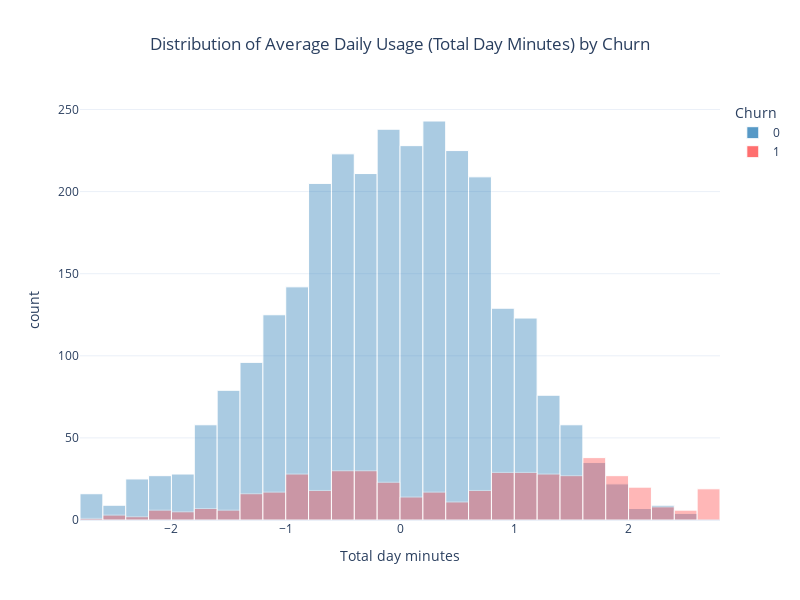
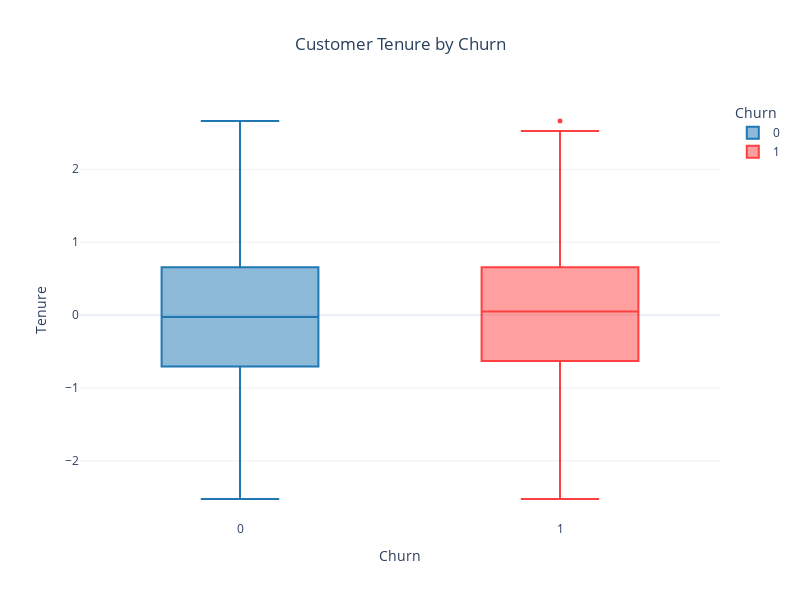
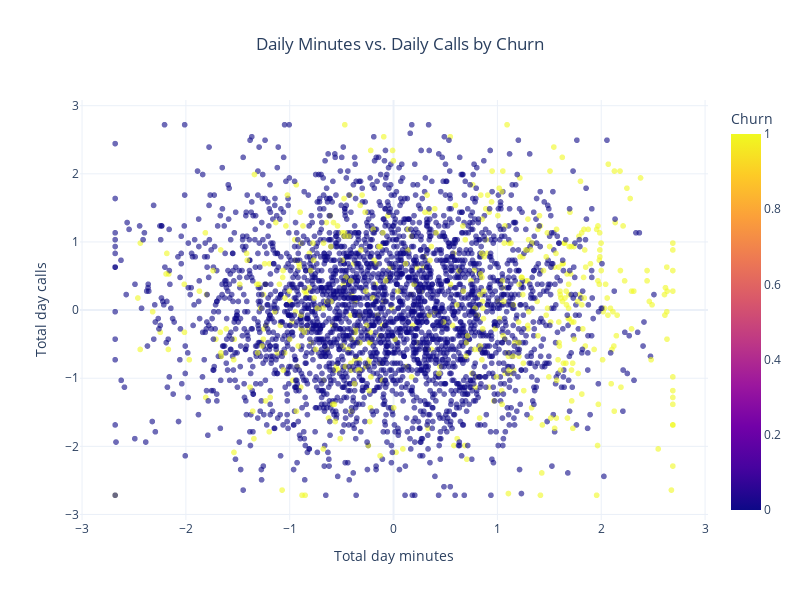
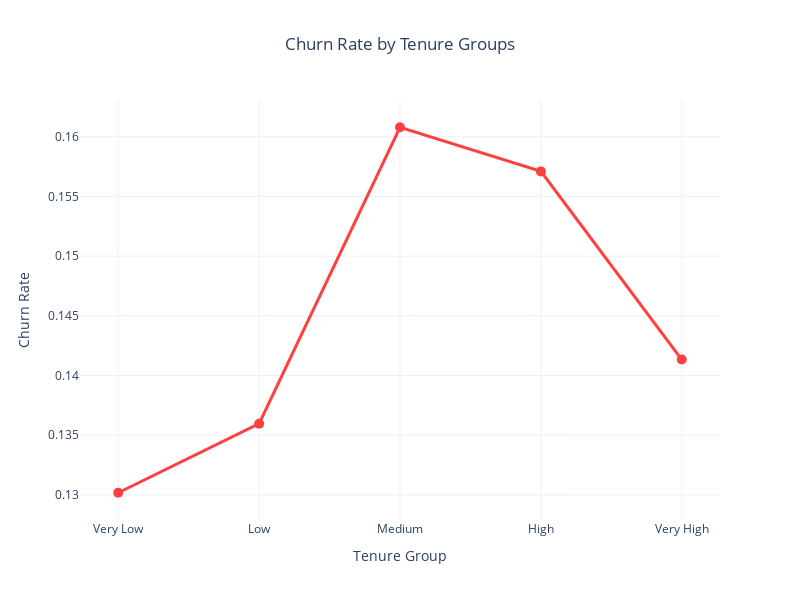

Notebook code cell kept with these figures, in order:
### Markdown cell above
# ========================
# 3. Data Visualization
# ========================

### Code cell
# Check if Tenure is used in the dashboard's box plot
tenure_in_dashboard = len(numerical_cols) > 1 and second_num_feature == 'Tenure'

# Histogram: Distribution of Average Daily Usage by Churn (Total day minutes)
if 'Total day minutes' in df_selected.columns:
    fig_daily_usage = px.histogram(
        df_selected, x="Total day minutes", color="Churn", nbins=40, barmode="overlay",
        color_discrete_map=colors, title="Distribution of Average Daily Usage (Total Day Minutes) by Churn"
    )
    fig_daily_usage.update_traces(opacity=0.75, marker=dict(line=dict(color="#ffffff", width=1)))
    fig_daily_usage.update_layout(template="plotly_white", height=600, width=800, title_x=0.5)
    fig_daily_usage.show()
    fig_daily_usage.write_html(os.path.join(output_dir_viz, "daily_usage_histogram.html"))
    print(f"Daily usage histogram saved: {os.path.join(output_dir_viz, 'daily_usage_histogram.html')}")
else:
    print("Total day minutes not available for daily usage histogram.")

# Scatter Plot: Total Minutes vs. Total Calls colored by Churn
if 'Total_minutes' in df_selected.columns and 'Total_calls' in df_selected.columns:
    fig_scatter_total = px.scatter(
        df_selected, x="Total_minutes", y="Total_calls", color="Churn",
        color_discrete_map=colors, title="Total Minutes vs. Total Calls by Churn",
        opacity=0.6, hover_data=["Churn"]
    )
    fig_scatter_total.update_layout(template="plotly_white", height=600, width=800, title_x=0.5)
    fig_scatter_total.show()
    fig_scatter_total.write_html(os.path.join(output_dir_viz, "total_minutes_vs_calls_scatter.html"))
    print(f"Total minutes vs calls scatter saved: {os.path.join(output_dir_viz, 'total_minutes_vs_calls_scatter.html')}")
else:
    print("Total_minutes or Total_calls not available for scatter plot.")

# Box Plot: Customer Tenure by Churn (only if not in dashboard)
if 'Tenure' in df_selected.columns and not tenure_in_dashboard:
    fig_tenure_box = px.box(
        df_selected, x="Churn", y="Tenure", color="Churn",
        color_discrete_map=colors, title="Customer Tenure by Churn"
    )
    fig_tenure_box.update_traces(marker=dict(line=dict(color="#ffffff", width=1)))
    fig_tenure_box.update_layout(template="plotly_white", height=600, width=800, title_x=0.5)
    fig_tenure_box.show()
    fig_tenure_box.write_html(os.path.join(output_dir_viz, "tenure_box_plot.html"))
    print(f"Tenure box plot saved: {os.path.join(output_dir_viz, 'tenure_box_plot.html')}")
elif tenure_in_dashboard:
    print("Tenure box plot skipped (already included in dashboard).")
else:
    print("Tenure not available for box plot.")

# Scatter Plot: Daily Minutes vs. Daily Calls
if 'Total day minutes' in df_selected.columns and 'Total day calls' in df_selected.columns:
    fig_scatter_daily = px.scatter(
        df_selected, x="Total day minutes", y="Total day calls", color="Churn",
        color_discrete_map=colors, title="Daily Minutes vs. Daily Calls by Churn",
        opacity=0.6, hover_data=["Churn"]
    )
    fig_scatter_daily.update_layout(template="plotly_white", height=600, width=800, title_x=0.5)
    fig_scatter_daily.show()
    fig_scatter_daily.write_html(os.path.join(output_dir_viz, "daily_minutes_vs_calls_scatter.html"))
    print(f"Daily minutes vs calls scatter saved: {os.path.join(output_dir_viz, 'daily_minutes_vs_calls_scatter.html')}")
else:
    print("Total day minutes or Total day calls not available for scatter plot.")

# Line Chart: Churn Rate by Tenure Groups
if 'Tenure' in df_selected.columns:
    df_selected['Tenure_Group'] = pd.qcut(df_selected['Tenure'], q=5, labels=['Very Low', 'Low', 'Medium', 'High', 'Very High'])
    tenure_churn = df_selected.groupby(['Tenure_Group', 'Churn']).size().reset_index(name='Count')
    tenure_churn['Churn_Rate'] = tenure_churn.groupby('Tenure_Group')['Count'].transform(lambda x: x / x.sum())
    tenure_churn = tenure_churn[tenure_churn['Churn'] == True]
    fig_line = px.line(
        tenure_churn, x="Tenure_Group", y="Churn_Rate",
        title="Churn Rate by Tenure Groups", markers=True,
        color_discrete_sequence=[colors[True]]
    )
    fig_line.update_traces(line=dict(width=3), marker=dict(size=10))
    fig_line.update_layout(template="plotly_white", height=600, width=800, title_x=0.5,
                           yaxis_title="Churn Rate", xaxis_title="Tenure Group")
    fig_line.show()
    fig_line.write_html(os.path.join(output_dir_viz, "tenure_groups_line.html"))
    print(f"Tenure groups line chart saved: {os.path.join(output_dir_viz, 'tenure_groups_line.html')}")
    # Clean up temporary column
    df_selected = df_selected.drop('Tenure_Group', axis=1)
else:
    print("Tenure not available for tenure groups line chart.")

# Correlation Heatmap for Numerical Features (retained from previous)
if numerical_cols:
    corr_matrix = df_selected[numerical_cols].corr()
    heatmap_fig = px.imshow(
        corr_matrix, text_auto=".2f", color_continuous_scale="RdBu_r",
        title="Correlation Heatmap of Numerical Features"
    )
    heatmap_fig.update_layout(template="plotly_white", height=600, width=800, title_x=0.5)
    heatmap_fig.show()
    heatmap_fig.write_html(os.path.join(output_dir_viz, "correlation_heatmap.html"))
    print(f"Correlation heatmap saved: {os.path.join(output_dir_viz, 'correlation_heatmap.html')}")
else:
    print("No numerical features for correlation heatmap.")

### Figure 1 — Plotly figure (JSON) as saved in the notebook; plotly's stock layout.template omitted (floating-point values rounded to 4 significant figures; data arrays with more than 128 entries replaced by an {"elided": "..."} marker saying what was removed)
{"data": [{"alignmentgroup": "True", "bingroup": "x", "hovertemplate": "Churn=0<br>Total day minutes=%{x}<br>count=%{y}<extra></extra>", "legendgroup": "0", "marker": {"color": "#1f77b4", "line": {"color": "#ffffff", "width": 1}, "opacity": 0.5, "pattern": {"shape": ""}}, "name": "0", "nbinsx": 40, "offsetgroup": "0", "opacity": 0.75, "orientation": "v", "showlegend": true, "type": "histogram", "x": {"elided": "2850 float values"}, "xaxis": "x", "yaxis": "y"}, {"alignmentgroup": "True", "bingroup": "x", "hovertemplate": "Churn=1<br>Total day minutes=%{x}<br>count=%{y}<extra></extra>", "legendgroup": "1", "marker": {"color": "#ff4040", "line": {"color": "#ffffff", "width": 1}, "opacity": 0.5, "pattern": {"shape": ""}}, "name": "1", "nbinsx": 40, "offsetgroup": "1", "opacity": 0.75, "orientation": "v", "showlegend": true, "type": "histogram", "x": {"elided": "483 float values"}, "xaxis": "x", "yaxis": "y"}], "layout": {"barmode": "overlay", "height": 600, "legend": {"title": {"text": "Churn"}, "tracegroupgap": 0}, "title": {"text": "Distribution of Average Daily Usage (Total Day Minutes) by Churn", "x": 0.5}, "width": 800, "xaxis": {"anchor": "y", "domain": [0, 1], "title": {"text": "Total day minutes"}}, "yaxis": {"anchor": "x", "domain": [0, 1], "title": {"text": "count"}}}}

### Figure 2 — Plotly figure (JSON) as saved in the notebook; plotly's stock layout.template omitted (floating-point values rounded to 4 significant figures; data arrays with more than 128 entries replaced by an {"elided": "..."} marker saying what was removed)
{"data": [{"alignmentgroup": "True", "hovertemplate": "Churn=%{x}<br>Tenure=%{y}<extra></extra>", "legendgroup": "0", "marker": {"color": "#1f77b4", "line": {"color": "#ffffff", "width": 1}}, "name": "0", "notched": false, "offsetgroup": "0", "orientation": "v", "showlegend": true, "type": "box", "x": {"elided": "2850 int values"}, "x0": " ", "xaxis": "x", "y": {"elided": "2850 float values"}, "y0": " ", "yaxis": "y"}, {"alignmentgroup": "True", "hovertemplate": "Churn=%{x}<br>Tenure=%{y}<extra></extra>", "legendgroup": "1", "marker": {"color": "#ff4040", "line": {"color": "#ffffff", "width": 1}}, "name": "1", "notched": false, "offsetgroup": "1", "orientation": "v", "showlegend": true, "type": "box", "x": {"elided": "483 int values"}, "x0": " ", "xaxis": "x", "y": {"elided": "483 float values"}, "y0": " ", "yaxis": "y"}], "layout": {"boxmode": "overlay", "height": 600, "legend": {"title": {"text": "Churn"}, "tracegroupgap": 0}, "title": {"text": "Customer Tenure by Churn", "x": 0.5}, "width": 800, "xaxis": {"anchor": "y", "categoryarray": [0, 1], "categoryorder": "array", "domain": [0, 1], "title": {"text": "Churn"}}, "yaxis": {"anchor": "x", "domain": [0, 1], "title": {"text": "Tenure"}}}}

### Figure 3 — Plotly figure (JSON) as saved in the notebook; plotly's stock layout.template omitted (floating-point values rounded to 4 significant figures; data arrays with more than 128 entries replaced by an {"elided": "..."} marker saying what was removed)
{"data": [{"customdata": {"elided": "3333x1 int values"}, "hovertemplate": "Total day minutes=%{x}<br>Total day calls=%{y}<br>Churn=%{marker.color}<extra></extra>", "legendgroup": "", "marker": {"color": {"elided": "3333 int values"}, "coloraxis": "coloraxis", "opacity": 0.6, "symbol": "circle"}, "mode": "markers", "name": "", "showlegend": false, "type": "scattergl", "x": {"elided": "3333 float values"}, "xaxis": "x", "y": {"elided": "3333 float values"}, "yaxis": "y"}], "layout": {"coloraxis": {"colorbar": {"title": {"text": "Churn"}}, "colorscale": [[0, "#0d0887"], [0.1111, "#46039f"], [0.2222, "#7201a8"], [0.3333, "#9c179e"], [0.4444, "#bd3786"], [0.5556, "#d8576b"], [0.6667, "#ed7953"], [0.7778, "#fb9f3a"], [0.8889, "#fdca26"], [1, "#f0f921"]]}, "height": 600, "legend": {"tracegroupgap": 0}, "title": {"text": "Daily Minutes vs. Daily Calls by Churn", "x": 0.5}, "width": 800, "xaxis": {"anchor": "y", "domain": [0, 1], "title": {"text": "Total day minutes"}}, "yaxis": {"anchor": "x", "domain": [0, 1], "title": {"text": "Total day calls"}}}}

### Figure 4 — Plotly figure (JSON) as saved in the notebook; plotly's stock layout.template omitted (floating-point values rounded to 4 significant figures)
{"data": [{"hovertemplate": "Tenure_Group=%{x}<br>Churn_Rate=%{y}<extra></extra>", "legendgroup": "", "line": {"color": "#ff4040", "dash": "solid", "width": 3}, "marker": {"size": 10, "symbol": "circle"}, "mode": "lines+markers", "name": "", "orientation": "v", "showlegend": false, "type": "scatter", "x": ["Very Low", "Low", "Medium", "High", "Very High"], "xaxis": "x", "y": [0.1302, 0.136, 0.1608, 0.1571, 0.1413], "yaxis": "y"}], "layout": {"height": 600, "legend": {"tracegroupgap": 0}, "title": {"text": "Churn Rate by Tenure Groups", "x": 0.5}, "width": 800, "xaxis": {"anchor": "y", "domain": [0, 1], "title": {"text": "Tenure Group"}}, "yaxis": {"anchor": "x", "domain": [0, 1], "title": {"text": "Churn Rate"}}}}
